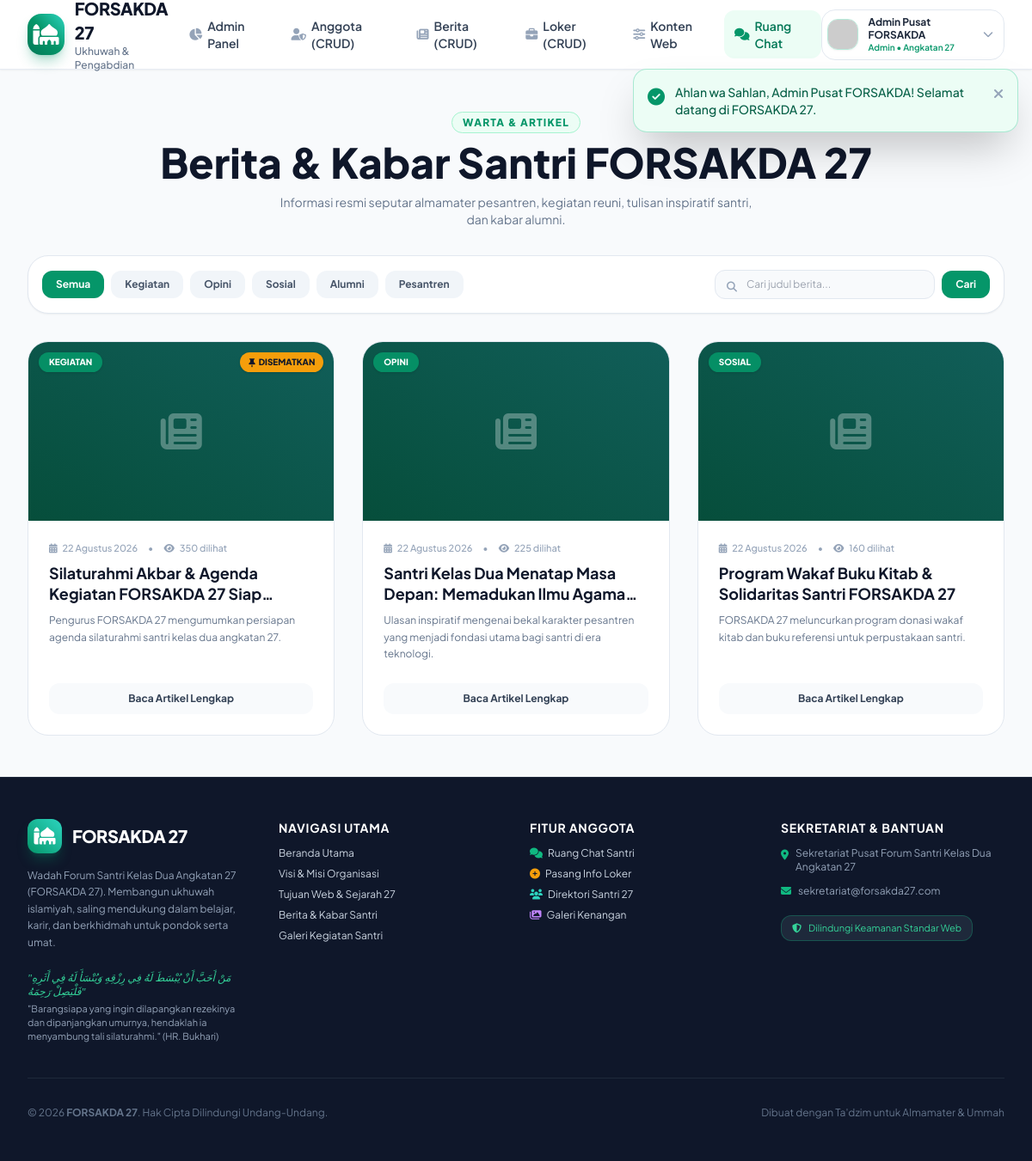
Page /views/public/berita.php (signed in) on the committed database.
### tables this page shows
CREATE TABLE IF NOT EXISTS `news` (
  `id` INT AUTO_INCREMENT PRIMARY KEY,
  `user_id` INT NOT NULL,
  `judul` VARCHAR(255) NOT NULL,
  `slug` VARCHAR(255) NOT NULL,
  `kategori` VARCHAR(50) DEFAULT 'Berita',
  `ringkasan` TEXT NULL,
  `konten` LONGTEXT NOT NULL,
  `gambar` VARCHAR(255) NULL,
  `status` ENUM('published', 'draft') DEFAULT 'published',
  `is_pinned` TINYINT(1) DEFAULT 0,
  `views` INT DEFAULT 0,
  `created_at` DATETIME DEFAULT CURRENT_TIMESTAMP,
  `updated_at` DATETIME DEFAULT CURRENT_TIMESTAMP ON UPDATE CURRENT_TIMESTAMP,
  INDEX (`user_id`),
  INDEX (`slug`),
  INDEX (`status`),
  INDEX (`is_pinned`)
);

### config/security.php (called while the page is built, shortened)
<?php
function e(?string $data): string {
    return htmlspecialchars($data, ENT_QUOTES | ENT_SUBSTITUTE, 'UTF-8');
}
function sanitize_input(?string $data): string {
    $data = trim($data);
    $data = stripslashes($data);
    return strip_tags($data);
}
function format_date_id(string $datetime, bool $withTime = true): string {
    $timestamp = strtotime($datetime);
    $bulan = [
        1 => 'Januari', 'Februari', 'Maret', 'April', 'Mei', 'Juni',
        'Juli', 'Agustus', 'September', 'Oktober', 'November', 'Desember'
    ];
    $d = date('j', $timestamp);
    $m = $bulan[(int)date('n', $timestamp)];
    $y = date('Y', $timestamp);
    return "$d $m $y";
}

### views/public/berita.php (the view, shortened to what this page needs)
<?php
require_once __DIR__ . '/../../includes/header.php';
$pdo = Database::getConnection();
$q = sanitize_input($_GET['q'] ?? '');
$kategori = sanitize_input($_GET['kategori'] ?? '');
$sql = "SELECT * FROM news WHERE status = 'published'";
$params = [];
$sql .= " ORDER BY is_pinned DESC, created_at DESC";
$stmt = $pdo->prepare($sql);
$stmt->execute($params);
$newsList = $stmt->fetchAll();
$kategoriList = ['Semua', 'Kegiatan', 'Opini', 'Sosial', 'Alumni', 'Pesantren'];
?>
<main class="py-12 bg-slate-50 dark:bg-slate-950 flex-1">
    <div class="max-w-7xl mx-auto px-4 sm:px-6 lg:px-8 space-y-8">
        <div class="text-center space-y-3">
            <span class="text-xs font-extrabold uppercase tracking-widest text-brand-600 bg-brand-50 px-3 py-1 rounded-full border border-brand-200">
                Warta & Artikel
            </span>
            <h1 class="text-3xl sm:text-5xl font-black text-slate-900 dark:text-white">
                Berita & Kabar Santri FORSAKDA 27
            </h1>
            <p class="text-slate-500 dark:text-slate-400 text-sm max-w-xl mx-auto">
                Informasi resmi seputar almamater pesantren, kegiatan reuni, tulisan inspiratif santri, dan kabar alumni.
            </p>
        </div>
        <div class="bg-white dark:bg-slate-900 p-4 rounded-3xl border border-slate-200 dark:border-slate-800 shadow-sm flex flex-col md:flex-row items-center justify-between gap-4">
            <div class="flex items-center gap-2 overflow-x-auto w-full md:w-auto pb-2 md:pb-0">
                <?php foreach ($kategoriList as $kat): ?>
                    <?php
                    $isActive = ($kategori === $kat) || (empty($kategori) && $kat === 'Semua');
                    $linkUrl = ($kat === 'Semua') ? BASE_URL . '/views/public/berita.php' : BASE_URL . '/views/public/berita.php?kategori=' . urlencode($kat);
                    ?>
                    <a href="<?php echo $linkUrl; ?>" class="px-4 py-2 rounded-xl text-xs font-bold whitespace-nowrap transition <?php echo $isActive ? 'bg-brand-600 text-white shadow-sm' : 'bg-slate-100 dark:bg-slate-800 text-slate-600 dark:text-slate-300 hover:bg-brand-50'; ?>">
                        <?php echo e($kat); ?>
                    </a>
                <?php endforeach; ?>
            </div>
            <form method="GET" action="" class="w-full md:w-80 flex items-center gap-2">
                <div class="relative w-full">
                    <i class="fa-solid fa-magnifying-glass absolute left-3.5 top-3 text-slate-400 text-xs"></i>
                    <input type="text" name="q" value="<?php echo e($q); ?>" placeholder="Cari judul berita..." class="w-full pl-9 pr-4 py-2 bg-slate-50 dark:bg-slate-800 border border-slate-200 dark:border-slate-700 rounded-xl text-xs focus:outline-none focus:border-brand-500 text-slate-800 dark:text-slate-200">
                </div>
                <button type="submit" class="px-4 py-2 bg-brand-600 text-white rounded-xl text-xs font-bold hover:bg-brand-500 transition">
                    Cari
                </button>
            </form>
        </div>
        <div class="grid grid-cols-1 md:grid-cols-3 gap-8">
            <?php if (empty($newsList)): ?>
                <div class="col-span-3 text-center py-16 bg-white dark:bg-slate-900 rounded-3xl border border-slate-200 dark:border-slate-800 text-slate-400 text-sm">
                    <i class="fa-solid fa-newspaper text-4xl mb-3 text-slate-300"></i>
                    <p>Tidak ditemukan berita yang sesuai dengan pencarian Anda.</p>
                </div>
            <?php else: ?>
                <?php foreach ($newsList as $news): ?>
                    <article class="bg-white dark:bg-slate-900 rounded-3xl overflow-hidden border border-slate-200 dark:border-slate-800 flex flex-col justify-between hover:shadow-xl transition group">
                        <div>
                            <div class="h-52 bg-gradient-to-tr from-brand-900 to-teal-800 relative overflow-hidden flex items-center justify-center">
                                <?php if (!empty($news['gambar'])): ?>
                                    <img src="<?php echo BASE_URL . '/' . e($news['gambar']); ?>" alt="<?php echo e($news['judul']); ?>" class="w-full h-full object-cover group-hover:scale-105 transition duration-500">
                                <?php else: ?>
                                    <i class="fa-solid fa-newspaper text-white/30 text-5xl"></i>
                                <?php endif; ?>
                                <?php if (!empty($news['is_pinned'])): ?>
                                    <span class="absolute top-3 right-3 bg-amber-500 text-slate-900 text-[10px] font-extrabold uppercase px-2.5 py-1 rounded-full shadow flex items-center gap-1">
                                        <i class="fa-solid fa-thumbtack"></i> Disematkan
                                    </span>
                                <?php endif; ?>
                                <span class="absolute top-3 left-3 bg-brand-600/90 backdrop-blur-sm text-white text-[10px] font-extrabold uppercase px-3 py-1 rounded-full shadow">
                                    <?php echo e($news['kategori']); ?>
                                </span>
                            </div>
                            <div class="p-6">
                                <div class="flex items-center gap-3 text-[11px] text-slate-400 font-medium mb-2">
                                    <span><i class="fa-solid fa-calendar-days mr-1 text-slate-400"></i> <?php echo format_date_id($news['created_at'], false); ?></span>
                                    <span>&bull;</span>
                                    <span><i class="fa-solid fa-eye mr-1 text-slate-400"></i> <?php echo e($news['views']); ?> dilihat</span>
                                </div>
                                <h3 class="text-lg font-bold text-slate-900 dark:text-white leading-snug group-hover:text-brand-600 transition line-clamp-2">
                                    <a href="<?php echo BASE_URL; ?>/views/public/berita-detail.php?slug=<?php echo urlencode($news['slug']); ?>">
                                        <?php echo e($news['judul']); ?>
                                    </a>
                                </h3>
                                <p class="text-xs text-slate-500 dark:text-slate-400 mt-2 line-clamp-3 leading-relaxed">
                                    <?php echo e($news['ringkasan'] ?: strip_tags($news['konten'])); ?>
                                </p>
                            </div>
                        </div>
                        <div class="p-6 pt-0">
                            <a href="<?php echo BASE_URL; ?>/views/public/berita-detail.php?slug=<?php echo urlencode($news['slug']); ?>" class="w-full py-2.5 px-4 bg-slate-50 dark:bg-slate-800 hover:bg-brand-50 hover:text-brand-700 text-slate-700 dark:text-slate-300 font-bold rounded-xl text-xs text-center transition block">
                                Baca Artikel Lengkap
                            </a>
                        </div>
                    </article>
                <?php endforeach; ?>
            <?php endif; ?>
        </div>
    </div>
</main>
<?php require_once __DIR__ . '/../../includes/footer.php'; ?>

### assets/css/custom.css (style rules this page uses)
:root { --primary: #059669; --primary-dark: #064e3b; --accent: #d97706; }
body { font-family: 'Plus Jakarta Sans', -apple-system, BlinkMacSystemFont, 'Segoe UI', Roboto, sans-serif; }

### rows in the picture
news: is_pinned 1 (drawn), kategori "KEGIATAN", created_at "22 Agustus 2026", views "350", judul "Silaturahmi Akbar & Agenda Kegiatan FORSAKDA 27…", ringkasan "Pengurus FORSAKDA 27 mengumumkan persiapan agenda silaturahmi santri kelas dua angkatan 27."
news: kategori "OPINI", created_at "22 Agustus 2026", views "225", judul "Santri Kelas Dua Menatap Masa Depan: Memadukan Ilmu…", ringkasan "Ulasan inspiratif mengenai bekal karakter pesantren yang menjadi fondasi utama bagi santri di era teknologi."
news: kategori "SOSIAL", created_at "22 Agustus 2026", views "160", judul "Program Wakaf Buku Kitab & Solidaritas Santri FORSAKDA 27", ringkasan "FORSAKDA 27 meluncurkan program donasi wakaf kitab dan buku referensi untuk perpustakaan santri."

### other values in the picture
$message "Ahlan wa Sahlan, Admin Pusat FORSAKDA! Selamat datang di FORSAKDA 27."
$currentUser['nama'] "Admin Pusat FORSAKDA"
$currentUser['role'] "Admin"
$kat "Semua"
$kat "Kegiatan"
$kat "Opini"
$kat "Sosial"
$kat "Alumni"
$kat "Pesantren"
APP_NAME "FORSAKDA 27"
